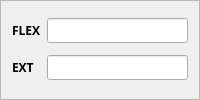
            <widget class="QFrame" name="frame_34">
             <property name="font">
              <font>
               <family>Segoe UI Black</family>
               <pointsize>9</pointsize>
               <weight>75</weight>
               <bold>true</bold>
              </font>
             </property>
             <property name="frameShape">
              <enum>QFrame::StyledPanel</enum>
             </property>
             <property name="frameShadow">
              <enum>QFrame::Raised</enum>
             </property>
             <layout class="QGridLayout" name="gridLayout_19">
              <item row="2" column="0">
               <widget class="QLabel" name="label_72">
                <property name="font">
                 <font>
                  <family>Segoe UI Black</family>
                  <pointsize>9</pointsize>
                  <weight>75</weight>
                  <bold>true</bold>
                 </font>
                </property>
                <property name="text">
                 <string>EXT</string>
                </property>
               </widget>
              </item>
              <item row="1" column="0">
               <widget class="QLabel" name="label_73">
                <property name="font">
                 <font>
                  <family>Segoe UI Black</family>
                  <pointsize>9</pointsize>
                  <weight>75</weight>
                  <bold>true</bold>
                 </font>
                </property>
                <property name="text">
                 <string>FLEX</string>
                </property>
               </widget>
              </item>
              <item row="2" column="1">
               <widget class="QLineEdit" name="knee_ext_l">
                <property name="font">
                 <font>
                  <family>Segoe UI Black</family>
                  <pointsize>9</pointsize>
                  <weight>75</weight>
                  <bold>true</bold>
                 </font>
                </property>
               </widget>
              </item>
              <item row="1" column="1">
               <widget class="QLineEdit" name="knee_flex_l">
                <property name="font">
                 <font>
                  <family>Segoe UI Black</family>
                  <pointsize>9</pointsize>
                  <weight>75</weight>
                  <bold>true</bold>
                 </font>
                </property>
               </widget>
              </item>
             </layout>
            </widget>
